Frame 1 (no input): blank canvas, image omitted
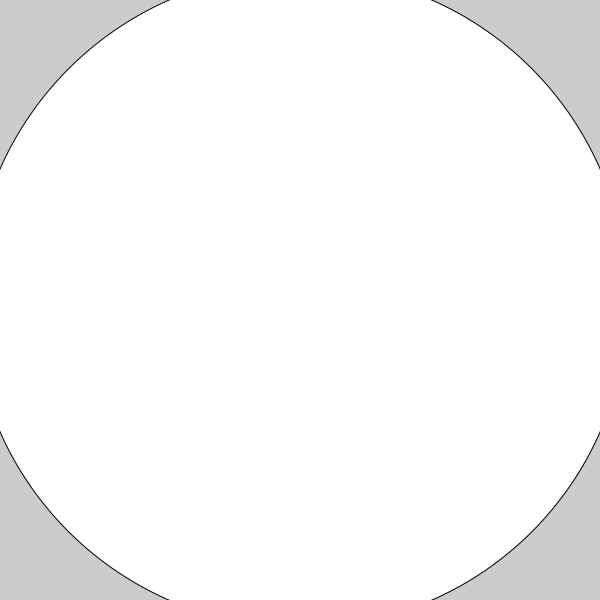
Frame 60 (the mouse pressed at the canvas centre just before this capture)
Frame 120 (the mouse held since frame 60 and released just before this capture): blank canvas, image omitted

The Processing sketch that drew this single still picture (run headless with seeded random() and noise(); from frame 60 on, the mouse is pressed at the canvas centre):

// Processing sketch: scopeExample
// ── scopeExample.pde
//Global level
int s;

void setup(){
  // Level 2
  size(600,600);
  s = width/100; 
}

void draw(){
  // Level 2
  ellipse(width/2,height/2,s,s);
  int incr = determineIncr(1);
  s += incr;
}

int determineIncr(int n){
  // Level 2
  int incr = n + 10;
  return incr;
}
